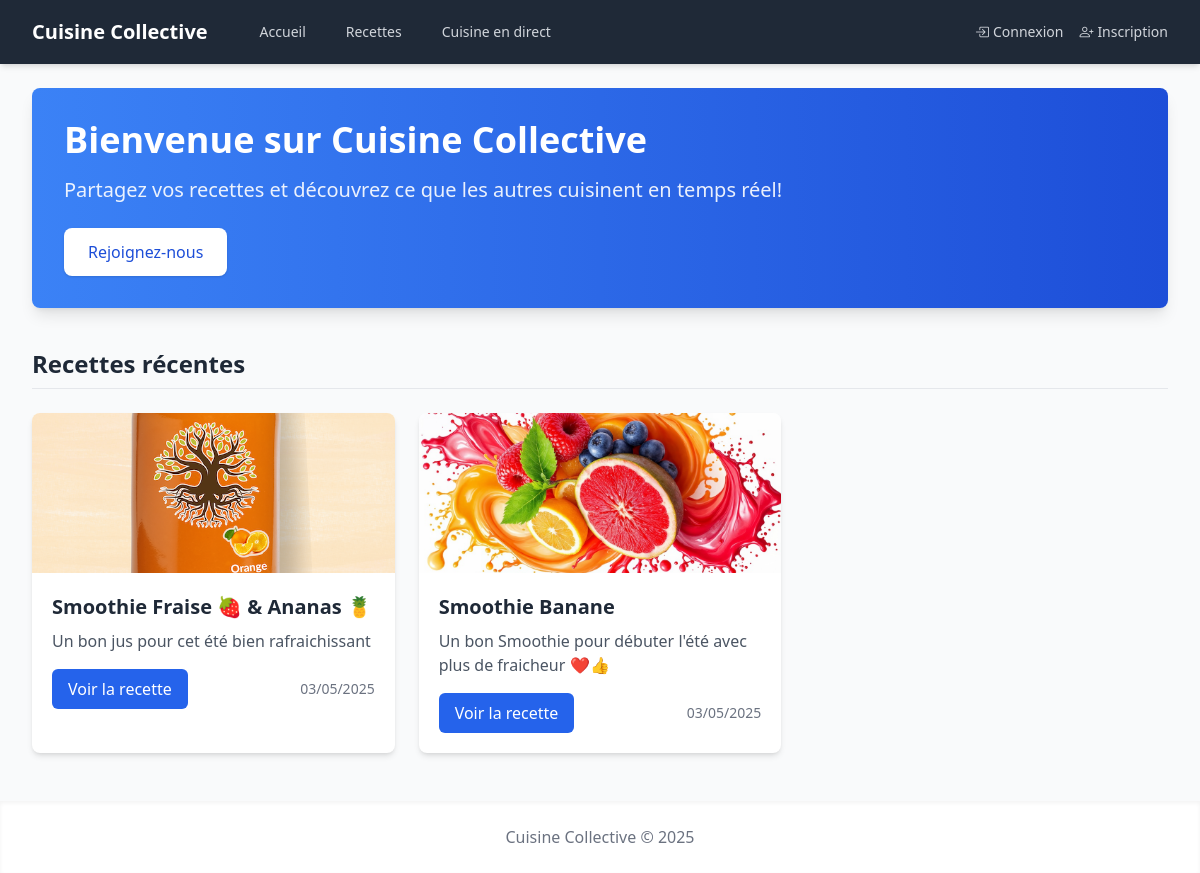
The page / on the database its author committed.
### models/recipe.py (models this page shows, shortened)
class Recipe(db.Model):
    id = db.Column(db.Integer, primary_key=True)
    title = db.Column(db.String(100), nullable=False)
    description = db.Column(db.Text)
    ingredients = db.Column(db.Text, nullable=False)
    instructions = db.Column(db.Text, nullable=False)
    cooking_time = db.Column(db.Integer)  # en minutes
    difficulty = db.Column(db.String(20))
    image_url = db.Column(db.String(200))
    date_posted = db.Column(db.DateTime, default=datetime.utcnow)
    user_id = db.Column(db.Integer, db.ForeignKey('user.id'), nullable=False)
    ratings = db.relationship('Rating', backref='recipe', lazy='dynamic')
    cooked_by = db.relationship('User', backref='cooking',
                            foreign_keys='User.cooking_now',
                            uselist=False)

### routes/recipe_routes.py (the view)
    @app.route('/')
    def home():
        page = request.args.get('page', 1, type=int)
        recipes = get_all_recipes(page=page, per_page=6)
        return render_template('home.html', recipes=recipes)

### app.py (called while the page is built)
def create_app():
    app = Flask(__name__)
    app.config.from_object(Config)
    db.init_app(app)
    login_manager.init_app(app)
    login_manager.login_view = 'login'
    socketio.init_app(app)
    migrate.init_app(app, db)
    @app.context_processor
    def utility_processor():
        return {
            'now': datetime.utcnow
        }
    with app.app_context():
        from routes.auth_routes import register_auth_routes
        from routes.recipe_routes import register_recipe_routes
        from routes.live_routes import register_live_routes
        register_auth_routes(app)
        register_recipe_routes(app)
        register_live_routes(app)
    return app

### services/recipe_service.py (called while the page is built)
def get_all_recipes(page=1, per_page=10):
    return Recipe.query.order_by(Recipe.date_posted.desc()).paginate(page=page, per_page=per_page)

### templates/home.html (shortened to what this page needs)
{% extends 'base.html' %}  {% block content %}
<div
	class="bg-gradient-to-r from-blue-500 to-blue-700 rounded-lg shadow-lg p-8 mb-10 text-white"
>
	<h1 class="text-4xl font-bold mb-4">Bienvenue sur Cuisine Collective</h1>
	<p class="text-xl mb-6 opacity-90">
		Partagez vos recettes et découvrez ce que les autres cuisinent en temps
		réel!
	</p>
	{% if not current_user.is_authenticated %}
	<a
		href="{{ url_for('register') }}"
		class="inline-block px-6 py-3 bg-white text-blue-700 font-medium rounded-lg shadow hover:bg-blue-50 transition-colors duration-200"
	>
		Rejoignez-nous
	</a>
	{% endif %}
</div>
<div class="mb-6">
	<h2
		class="text-2xl font-bold mb-6 text-gray-800 pb-2 border-b border-gray-200"
	>
		Recettes récentes
	</h2>
	<div class="grid grid-cols-1 md:grid-cols-2 lg:grid-cols-3 gap-6">
		{% for recipe in recipes.items %}
		<div
			class="bg-white rounded-lg shadow-md overflow-hidden hover:shadow-lg transition-shadow duration-300"
		>
            {% if recipe.image_url %}
            <div class="h-40 overflow-hidden">
                <img
                    src="{{ url_for('static', filename=recipe.image_url) }}"
                    class="w-full h-full object-cover transform hover:scale-105 transition-transform duration-300"
                    alt="{{ recipe.title }}"
                />
            </div>
            {% else %}
            <div class="h-40 bg-gray-100 flex items-center justify-center">
                <span class="text-gray-400 flex items-center">
                    <i class="bi bi-image mr-2"></i>Pas d'image
                </span>
            </div>
            {% endif %}
			<div class="p-5">
				<h3 class="text-xl font-semibold mb-2 text-gray-800">
					{{ recipe.title }}
				</h3>
				<p class="text-gray-600 mb-4 line-clamp-2">
					{{ recipe.description|truncate(100) }}
				</p>
				<div class="flex items-center justify-between mt-auto">
					<a
						href="{{ url_for('recipe_detail', recipe_id=recipe.id) }}"
						class="px-4 py-2 bg-blue-600 hover:bg-blue-700 text-white rounded-md transition-colors duration-200"
					>
						Voir la recette
					</a>
					<span class="text-sm text-gray-500"
						>{{ recipe.date_posted.strftime('%d/%m/%Y') }}</span
					>
				</div>
			</div>
		</div>
		{% endfor %}
	</div>
</div>
 {% endblock %}

### rows shown on the page
Recipe: image_url (picture), title "Smoothie Fraise 🍓 & Ananas 🍍", description "Un bon jus pour cet été bien rafraichissant", date_posted "03/05/2025"
Recipe: image_url (picture), title "Smoothie Banane", description "Un bon Smoothie pour débuter l'été avec plus de fraicheur ❤️👍", date_posted "03/05/2025"
